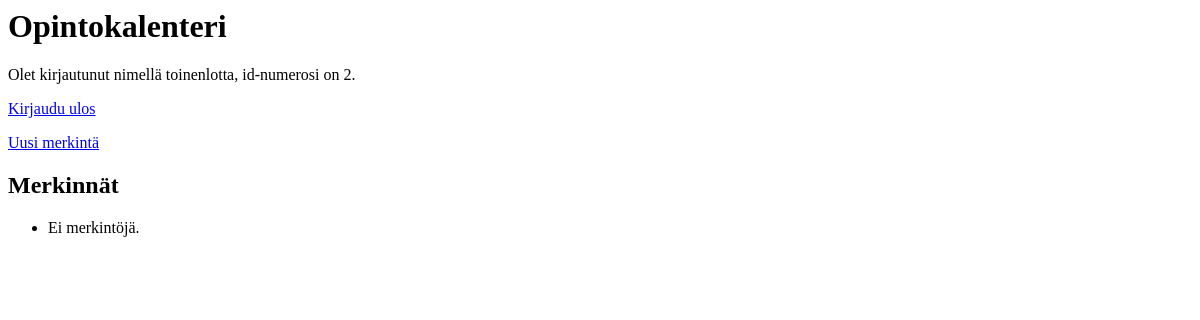
Before: / (signed in) with the older database file.
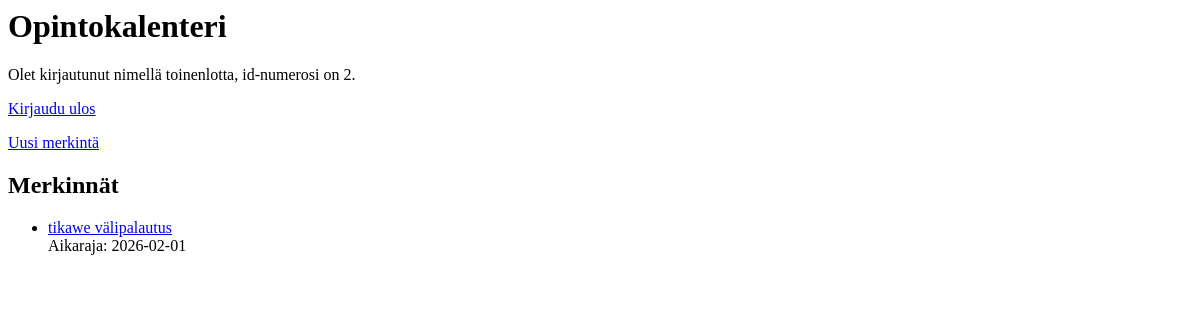
After: the same page with the newer database file.
### tables this page shows
CREATE TABLE entries (
    id INTEGER PRIMARY KEY,
    title TEXT,
    description TEXT,
    date DATE,
    user_id INTEGER REFERENCES users
    
);

### app.py (the view)
@app.route("/")
def index():
    if "user_id" not in session:
        return render_template("index.html", all_entries=[])
    all_entries = entries.get_entries_by_user(session["user_id"])
    return render_template("index.html", all_entries=all_entries)

### db.py (called while the page is built)
def get_connection():
    con = sqlite3.connect("database.db")
    con.execute("PRAGMA foreign_keys = ON")
    con.row_factory = sqlite3.Row
    return con

def query(sql, params=[]):
    con = get_connection()
    result = con.execute(sql, params).fetchall()
    con.close()
    return result

### entry/entries.py (called while the page is built)
def get_entries_by_user(user_id):
    sql = """SELECT id, title, date FROM entries WHERE user_id = ? ORDER BY date ASC"""
    return db.query(sql, [user_id])

### templates/index.html (shortened to what this page needs)
<html>
<head>
</head>
<body>
    <h1>Opintokalenteri</h1>
  {% if session.username %}
  <p>
    Olet kirjautunut nimellä {{ session.username }}, id-numerosi on {{ session.user_id }}.
  </p>
  <p>
    <a href="/logout">Kirjaudu ulos</a>
  </p>
  <p>
    <a href="/new_entry">Uusi merkintä</a>
  </p>
  <h2>Merkinnät</h2>
  <ul>
    {% for entry in all_entries %}
      <li><a href="/entry/{{ entry.id }}">
        {{ entry.title }}</a><br>
        Aikaraja: {{ entry.date }}</li>
    {% else %}
      <li>Ei merkintöjä.</li>
    {% endfor %}
  </ul>
  {% endif %}
</body>
</html>

Changed rows visible on the page:
added entries: title "tikawe välipalautus", date "2026-02-01"
Other visible differences:
text no longer shown: "Ei merkintöjä."
